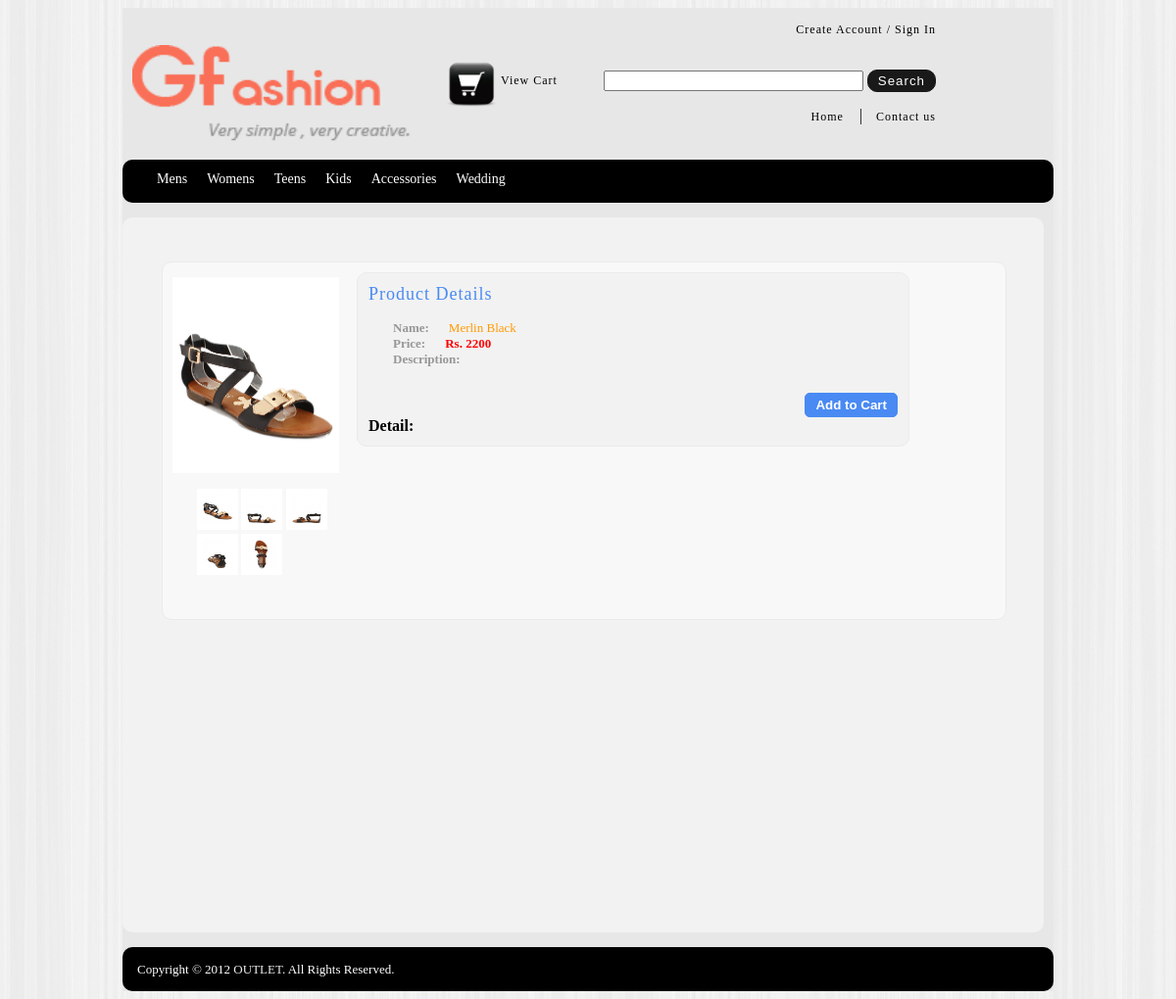
The page /product-detail.php?id=933 on the database its author committed.
### tables this page shows
CREATE TABLE IF NOT EXISTS `products` (
  `id` int(11) NOT NULL AUTO_INCREMENT,
  `categoryid` int(11) NOT NULL,
  `sub_cat_id` int(11) NOT NULL,
  `title` varchar(80) NOT NULL,
  `description` text NOT NULL,
  `detail` text NOT NULL,
  `price` int(11) NOT NULL,
  `pic1` varchar(80) NOT NULL,
  `pic2` varchar(250) NOT NULL,
  `pic3` varchar(250) NOT NULL,
  `pic4` varchar(250) NOT NULL,
  `pic5` varchar(250) NOT NULL,
  `pic6` varchar(250) NOT NULL,
  `pic7` varchar(250) NOT NULL,
  `pic8` varchar(250) NOT NULL,
  `pic9` varchar(250) NOT NULL,
  `featured` enum('featured','normal') NOT NULL DEFAULT 'featured',
  `date_created` int(11) NOT NULL,
  `locked` enum('no','yes') NOT NULL DEFAULT 'no',
  `newarrival` enum('false','true') NOT NULL DEFAULT 'false',
  PRIMARY KEY (`id`)
);

### includes/classes/products.php (called while the page is built, shortened)
<?php
	class Products{
		private $db;
		function __construct($db){
			$this->db=$db;
		}
		function get_display_image($id){
			$row=$this->db->fetch_array_by_query("select * from products where id=$id");
			for ($i=1;$i<=9;$i++){
				if ($row['pic'.$i]!='')
					return $row['pic'.$i];
			}
			return 'no-image.gif';
		}
	}
	$pro=new Products($db);
?>

### includes/classes/db.php (called while the page is built, shortened)
<?php
	class Database{
		function query($query){
			$result=mysql_query($query);
			if(!$result){
				echo $this->err_msg = '<div style="border:dashed 1px #ff0000; background:#ffffcc; padding:10px; margin:5px; color:#ff0000">'.mysql_error().'<br><br>'.$query.'</div>';
				return false;
			}else{
				return $result;
			}
		}
		function fetch_array_by_query($query){
			$result=$this->query($query);
			return mysql_fetch_array($result);
		}
	}
?>

### product-detail.php (the view, shortened to what this page needs)
<?php
	include("includes/classes/db.php");
	include("includes/classes/cart.php");
	include("includes/classes/products.php");
	$id=intval($_REQUEST['id']);
	$query="select * from products where id=".$id;
	$p_row=$db->fetch_array_by_query($query);
?>
<!DOCTYPE html PUBLIC "-//W3C//DTD XHTML 1.0 Transitional//EN" "http://www.w3.org/TR/xhtml1/DTD/xhtml1-transitional.dtd">
<html xmlns="http://www.w3.org/1999/xhtml">
<head>
	<?php require("includes/common-header.php")?>
    <link rel="stylesheet" type="text/css" href="css/jquery.lightbox-0.5.css" media="screen" />
</head>
<body style=" background:url(images/My-white-wood-FF16.jpg);">
	<div id="outer-wrapper" >
		<?php require("includes/header.php")?>
		<?php require("includes/navi.php")?>
		<div id="content" style="height:300px;" >
            <div id="container" >
            	<form name="form1" method="post">
                    <div id="leftcontainer">
                        <img src="product-pics/<?php echo $pro->get_display_image($p_row['id']);?>" width="170px" height="200px" />
                        <div id="gallery" style="margin:0px;padding:0px;">
                            <ul>
                            	<?php
									$row=$db->fetch_array_by_query("select * from products where id=$id");
									$rows= array();
									for ($i=1;$i<=9;$i++){
										if ($row['pic'.$i]!='')
											$rows[]=$row['pic'.$i];
									}
									foreach($rows as $pic){
								?>
                                <li>
                                    <a href="product-pics/thumb1-<?php echo $pic;?>" title="">
                                        <img src="product-pics/thumb1-<?php echo $pic;?>" width="32" height="32" alt="" />
                                    </a>
                                </li>
                                <?php
									}
								?>
                            </ul>
                        </div>
                    </div>
                    <div id="centercontainer2" >
                        <h>Product Details</h>
                        <ul >
                            <li style="list-style:none;"><strong>Name:</strong><span style="margin-left:20px;color:#F90"><?php echo $p_row['title'];?></span></li>
                            <li style="list-style:none;"><strong>Price:</strong><span style="margin-left:20px;color:#F00"><b>Rs. <?php echo $p_row['price'];?></b></span></li>
                            <li style="list-style:none;"><strong>Description:</strong><span style="margin-left:20px;"><?php echo $p_row['description'];?></span></li>
                        </ul>
                                                <div align="right"><input type="button" id="btn" class="addToCart" onclick="addtocart(<?php echo $p_row['id']; ?>)" value="Add to Cart" /></div>
                        <div>
								<strong>Detail:</strong><?php echo stripslashes($p_row['detail']);?>
                        </div>
                    </div>
                 </form>
        	</div>
		</div>
		<?php require("includes/footer.php")?>
	</div>
</body>
</html>

### css/styles.css (style rules this page uses)
#outer-wrapper { margin:auto; width:950px; height:auto; background-color: #E7E7E7; }
h { font-size:18px; letter-spacing:1px; color: #498AF3; font-weight:700px; }
#content { width:920px; min-height:700px; margin:15px 0px; padding:15px 10px; border-radius:10px; background:#F2F2F2 !important; background: -moz-linear-gradient(top,#fe802a,#ff6801); background: -webkit-gradient(linear, left top, left bottom, from(#fe802a), to(#ff6801)); }
#leftcontainer { padding:5px 0px; width:170px; float:left; height:auto; }
#leftcontainer ul { padding:0px 0px 10px 25px; }
#leftcontainer li { list-style:disc;color:#979797; }
#leftcontainer a { text-decoration:none; color: #979797; font:13px verdana; }
#centercontainer2 { margin:0px 18px; padding:11px;width:540px; float:left; height:auto; border-radius:10px; border:1px solid #EBEBEB; background:#F2F2F2; }
#centercontainer2 ul { padding:0px 0px 10px 25px; }
#centercontainer2 li { list-style:disc;color:#979797; font:13px Verdana; }
#btn { padding:4px 10px; font-weight:600; color:#FFFFFF; background: #498AF3; border-radius:5px; border:1px solid #498AF3; }
#container { float:left; height:auto; border-radius:10px; border:1px solid #EBEBEB; background:#F8F8F8;width:840px; margin:30px;padding:10px; }

### product-detail.php (style rules this page uses)
#gallery { padding-left: 5px; margin:0px; }
#gallery ul { list-style: none; }
#gallery ul li { display: inline; }
#gallery ul img { border: 5px solid #FFF; }

### rows shown on the page
products: id+pic1 (picture), pic1 (picture), pic2 (picture), pic3 (picture), pic4 (picture), pic5 (picture), title "Merlin Black", price "2200"
